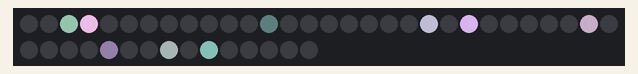
This program was run on a simulated Arduino Uno, built with avr-gcc and run on an emulated ATmega328P. Shown: 45 RGB LEDs in strip order, left to right, continuing on the next row. Dim RGB values are drawn brighter than linear; random numbers use the default seed unless the program sets one.

Above: at 0.47 s.
At 7.19 s:
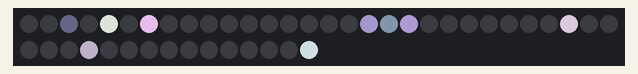
At 9.34 s:
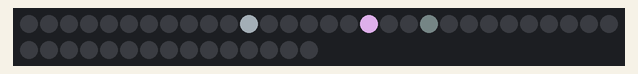
At 19.77 s:
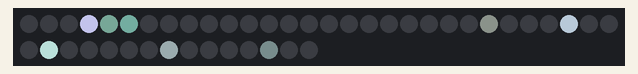
At 32.33 s:
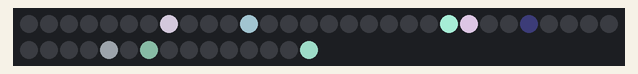
At 39.35 s:
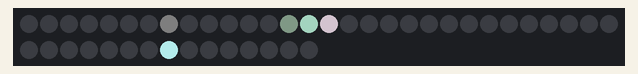

The program:

main.cpp
```cpp
// (licence header left out)
#include <Arduino.h>

#include "lighting.h"

// Setup the LED strip.
APA102<13, 14> ledStrip;
APA102_struct strip[ledCount];

// setup configures the underlying hardware for use in the main loop.
void setup() {
  Serial.begin(9600);
  Off(strip, millis());
}

// loop executes over and over on the microcontroller. Reads messages from OSC
// and updates LED array accordingly.
void loop() {
  unsigned long t = millis();
  UpdateGlitter(strip, t);

  rgb_color colors[ledCount];
  for (uint16_t i = 0; i < ledCount; i++) {
    colors[i] = (rgb_color){(uint8_t)AnimatePulse(&strip[i].rStart, &strip[i].rEnd, t),
                            (uint8_t)AnimatePulse(&strip[i].gStart, &strip[i].gEnd, t),
                            (uint8_t)AnimatePulse(&strip[i].bStart, &strip[i].bEnd, t)};
  }
  ledStrip.write(colors, ledCount, 31);
}
```

lighting.cpp
```cpp
// (licence header left out)
#include "lighting.h"

uint8_t LERP(uint8_t left, uint8_t right, float ratio) {
  if (ratio > 1.0) {
    return right;
  }

  if (ratio < 0.0) {
    return left;
  }

  if (left < right) {
    return left + ((right - left) * ratio);
  } else {
    return left - ((left - right) * ratio);
  }
}

int AnimatePulse(const Keyframe_struct *start,
                 const Keyframe_struct *end,
                 unsigned long current_time) {
  // Normalise dt.
  float delta_t = (current_time - start->t) / (float) (end->t - start->t);

  // Determine current brightness.
  return LERP(start->intensity, end->intensity, delta_t);
}

void Off(APA102_struct *colors, unsigned long current_time) {
  for (uint16_t i = 0; i < ledCount; i++) {
    colors[i] = APA102_struct{Keyframe_struct{0, current_time},
                              Keyframe_struct{0, current_time},
                              Keyframe_struct{0, current_time},
                              Keyframe_struct{0, current_time},
                              Keyframe_struct{0, current_time},
                              Keyframe_struct{0, current_time}};
  }
}

void UpdateGlitter(APA102_struct *colors, unsigned long current_time) {
  for (uint16_t i = 0; i < ledCount; i++) {
    if (current_time >= colors[i].rEnd.t && (random(0, 100) / 100.0) > 0.95) {
      uint8_t r = LERP(159, 222, (random(0, 100) / 100.0));
      uint8_t g = LERP(161, 245, (random(0, 100) / 100.0));
      uint8_t b = LERP(221, 213, (random(0, 100) / 100.0));

      unsigned long et = current_time + random(0, 300);

      colors[i] = APA102_struct{Keyframe_struct{r, et},
                                Keyframe_struct{0, et + 100},
                                Keyframe_struct{g, et},
                                Keyframe_struct{0, et + 100},
                                Keyframe_struct{b, et},
                                Keyframe_struct{0, et + 100}};
    }
  }
}
```

lighting.h
```cpp
// (licence header left out)
#ifndef _LIGHTING_ACH_
#define _LIGHTING_ACH_

#include <Arduino.h>
#include <APA102.h>

const uint16_t ledCount = 45;

typedef struct {
  uint8_t intensity;
  unsigned long t;
} Keyframe_struct;

typedef struct {
  Keyframe_struct rStart;
  Keyframe_struct rEnd;
  Keyframe_struct gStart;
  Keyframe_struct gEnd;
  Keyframe_struct bStart;
  Keyframe_struct bEnd;
} APA102_struct;

int AnimatePulse(const Keyframe_struct *start,
                 const Keyframe_struct *end,
                 unsigned long current_time);

void Off(APA102_struct *colors, unsigned long current_time);

void UpdateGlitter(APA102_struct *colors, unsigned long current_time);

#endif
```
